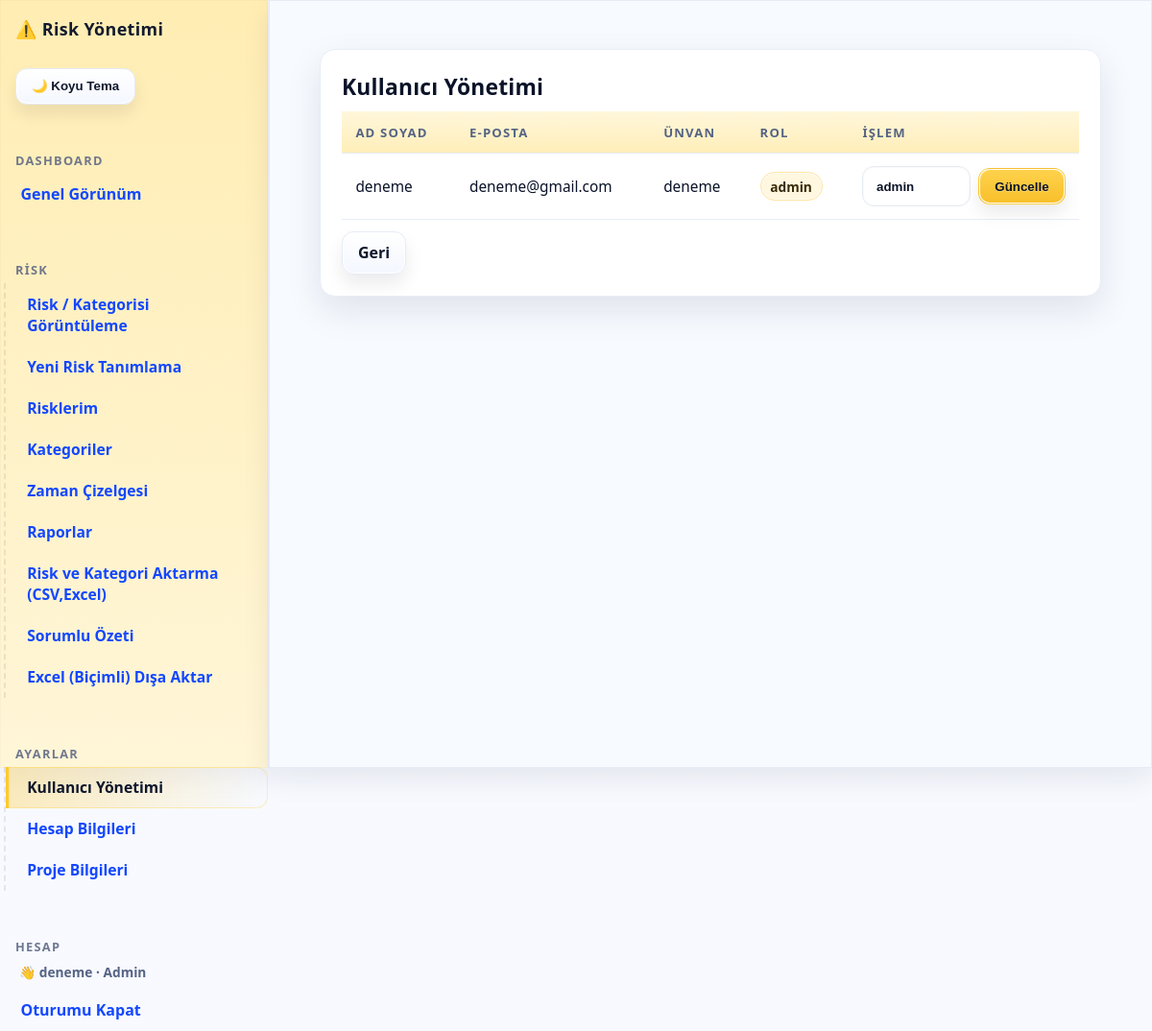
Screenshot of /admin/users (signed in) with the database file from the repository.
### riskapp/models.py (models this page shows, shortened)
class Account(db.Model):
    __tablename__ = "accounts"
    id            = db.Column(db.Integer, primary_key=True)
    language      = db.Column(db.String(20), default="Türkçe")
    contact_name  = db.Column(db.String(120), nullable=False)   # Yetkili Kişi
    contact_title = db.Column(db.String(120), nullable=True)    # Yetkili Ünvanı
    email         = db.Column(db.String(200), unique=True, nullable=False, index=True)
    role          = db.Column(db.String(20), default="uzman")   # admin | uzman
    password_hash = db.Column(db.String(255), nullable=False)
    created_at    = db.Column(db.DateTime, default=datetime.utcnow)

### riskapp/app.py (the view, shortened to what this page needs)
    @app.route("/admin/users", methods=["GET", "POST"])
    @role_required("admin")
    def admin_users():
        users = Account.query.order_by(Account.created_at.desc()).all()
        return render_template("admin_users.html", users=users)

### riskapp/templates/admin_users.html (shortened to what this page needs)
{% extends "base.html" %}
{% block content %}
<div class="container">
  <div class="card">
    <h2>Kullanıcı Yönetimi</h2>
    <table class="table">
      <thead>
        <tr>
          <th>Ad Soyad</th>
          <th>E-posta</th>
          <th>Ünvan</th>
          <th>Rol</th>
          <th style="width:240px">İşlem</th>
        </tr>
      </thead>
      <tbody>
        {% for u in users %}
          <tr>
            <td>{{ u.contact_name }}</td>
            <td>{{ u.email }}</td>
            <td>{{ u.contact_title or '-' }}</td>
            <td><span class="badge">{{ u.role or 'uzman' }}</span></td>
            <td>
              <form method="post" style="display:flex; gap:8px; align-items:center">
                <select name="new_role" class="input">
                  <option value="admin" {{ 'selected' if u.role=='admin' }}>admin</option>
                </select>
                <button class="btn btn-primary">Güncelle</button>
              </form>
            </td>
          </tr>
        {% else %}
          <tr><td colspan="5">Kayıtlı kullanıcı bulunamadı.</td></tr>
        {% endfor %}
      </tbody>
    </table>
    <div class="row" style="margin-top:12px">
      <a class="btn" href="{{ url_for('dashboard') }}">Geri</a>
    </div>
  </div>
</div>
{% endblock %}

### riskapp/templates/base.html (shortened to what this page needs)
<!DOCTYPE html>
<html lang="tr" data-theme="light">
<head>
  <link rel="stylesheet" href="{{ url_for('static', filename='style.css') }}">
</head>
<body>
<div class="layout">
  <aside class="sidebar">
    <div class="brand">⚠️ Risk Yönetimi</div>
    <div style="padding:0 1rem 1rem" class="noprint">
      <button id="themeToggle" class="btn" onclick="window.__toggleTheme?.()">
      </button>
    </div>
    <div class="menu-section">
      <h4>Dashboard</h4>
      <a href="{{ url_for('dashboard') }}"
         class="{{ 'active' if request.endpoint=='dashboard' }}">Genel Görünüm</a>
    </div>
    <div class="menu-section">
      <h4>Risk</h4>
      <div class="submenu">
        <a href="{{ url_for('risk_identify') }}"
           class="{{ 'active' if request.endpoint=='risk_identify' }}">
           Risk / Kategorisi Görüntüleme
        </a>
        <a href="{{ url_for('risk_new') }}"
           class="{{ 'active' if request.endpoint=='risk_new' }}">
          Yeni Risk Tanımlama
        </a>
        <a href="{{ url_for('risk_select') }}"
           class="{{ 'active' if request.endpoint=='risk_select' }}">
          Risklerim
        </a>
        <a href="{{ url_for('categories_index') }}"
           class="{{ 'active' if request.endpoint=='categories_index' }}">
          Kategoriler
        </a>
        <a href="{{ url_for('schedule') }}"
           class="{{ 'active' if request.endpoint=='schedule' }}">
          Zaman Çizelgesi
        </a>
        <a href="{{ url_for('reports') }}"
           class="{{ 'active' if request.endpoint=='reports' }}">
          Raporlar
        </a>
        {% if session.get('role') == 'admin' %}
          <a href="{{ url_for('import_suggestions') }}"
             class="{{ 'active' if request.endpoint=='import_suggestions' }}">
            Risk ve Kategori Aktarma (CSV,Excel)
          </a>
        {% endif %}
        <a href="{{ url_for('responsibles') }}"
           class="{{ 'active' if request.endpoint=='responsibles' }}">
          Sorumlu Özeti
        </a>
        <a href="{{ url_for('risks_export_xlsx', title='DENİZ YAPILARI İNŞAAT PROJESİ RİSK ANALİZİ') }}">
          Excel (Biçimli) Dışa Aktar
        </a>
      </div>
    </div>
    <div class="menu-section">
      <h4>Ayarlar</h4>
      <div class="submenu">
        {% if session.get('role') == 'admin' %}
          <a href="{{ url_for('admin_users') }}"
             class="{{ 'active' if request.endpoint=='admin_users' }}">
            Kullanıcı Yönetimi
          </a>
        {% endif %}
        <a href="{{ url_for('settings_account') }}"
           class="{{ 'active' if request.endpoint=='settings_account' }}">
          Hesap Bilgileri
        </a>
        <a href="{{ url_for('settings_project') }}"
           class="{{ 'active' if request.endpoint=='settings_project' }}">
          Proje Bilgileri
        </a>
      </div>
    </div>
    <div class="menu-section">
      <h4>Hesap</h4>
      {% if session.get('username') %}
        <div class="small" style="padding:.25rem 1.25rem .5rem">
          👋 {{ session.get('username') }}
          {% if session.get('role') %} · {{ session.get('role')|capitalize }}{% endif %}
        </div>
      {% endif %}
      <a href="{{ url_for('logout') }}">Oturumu Kapat</a>
    </div>
  </aside>
  <main class="main">
    {% block content %}{% endblock %}
  </main>
</div>
</body>
</html>

### riskapp/static/style.css (style rules this page uses)
:root { --bg:#0b0f14; --card:#121821; --muted:#8aa0b2; --fg:#e6eef8; --accent:#22c55e; --danger:#ef4444; --warn:#f59e0b; --line:#1f2937; --ink:#cfe0f0; --ink-dim:#9db0c0; --ink-strong:#e6eef8; --surface:#0f1a24; --surface-2:#0b1420; --surface-3:#111c29; --surface-4:#122136; --outline:#1b2a40; --ring:#3b82f6; }
html[data-theme="light"] { --bg:#f7f9ff; --card:#ffffff; --muted:#556384; --fg:#0a1328; --accent:#16a34a; --danger:#dc2626; --warn:#d97706; --line:#e6ebf4; --ink:#25324b; --ink-dim:#6b7692; --ink-strong:#0a1328; --surface:#f7faff; --surface-2:#fff7d6; --surface-3:#ffffff; --surface-4:#fff3cc; --outline:#e6ebf4; --ring:#ffd65a; }
* { box-sizing:border-box }
html,body { margin:0; padding:0; background:var(--bg); color:var(--fg); font-family:Inter,system-ui,Segoe UI,Roboto,Arial,sans-serif; -webkit-font-smoothing:antialiased; text-rendering:optimizeLegibility; transition: background .25s ease, color .25s ease; }
a { color:#93c5fd; text-decoration:none }
html[data-theme="light"] a { color:#1247ff }
.container { max-width:1100px; margin:24px auto; padding:0 16px }
.card { background:var(--card); border:1px solid var(--line); border-radius:16px; padding:16px; box-shadow:0 10px 30px rgba(0,0,0,.25); transition: background .25s ease, border-color .25s ease, box-shadow .25s ease; }
html[data-theme="light"] .card { box-shadow:0 14px 36px rgba(15,23,42,.10); }
.btn { display:inline-block; padding:10px 14px; border-radius:12px; background:#334155; color:#e5e7eb; border:1px solid var(--line); cursor:pointer; transition:opacity .15s ease, transform .02s ease, box-shadow .25s ease, background .25s ease, color .25s ease; font-weight:700; }
.btn-primary { background:#2563eb }
html[data-theme="light"] .btn { background:linear-gradient(180deg,#ffffff,#f4f7ff); color:#0f182d; border-color:#e6ebf4; box-shadow:0 10px 18px rgba(13,19,33,.08), inset 0 0 0 1px rgba(255,255,255,.95); }
html[data-theme="light"] .btn-primary { background:linear-gradient(180deg,#ffd24d,#f7bf2a); color:#0a1228; border-color:transparent; text-shadow:0 1px 0 rgba(255,255,255,.35); }
.input, textarea, select { width:100%; background:#0f172a; border:1px solid #243042; color:var(--fg); padding:10px; border-radius:12px; transition:border-color .2s ease, box-shadow .2s ease, background .2s ease; }
html[data-theme="light"] .input, html[data-theme="light"] textarea, html[data-theme="light"] select { background:#ffffff; border:1px solid #e6ebf4; color:#0a1328; }
.table { width:100%; border-collapse:collapse }
.table th,.table td { border-bottom:1px solid var(--line); padding:10px; text-align:left; }
.table th { font-size:.86rem; letter-spacing:.06em; text-transform:uppercase; color:var(--muted); }
html[data-theme="light"] .table th,.table td { border-bottom-color:#e6ebf4; }
.badge { padding:4px 8px; border-radius:999px; font-size:.8rem; border:1px solid var(--line); background:#0f172a; color:var(--fg); }
html[data-theme="light"] .badge { background:#fff7df; border-color:#ffe3a1; color:#3a2c0e; font-weight:700; }
.small { font-size:.9rem; color:#a3b5c3 }
html[data-theme="light"] .small { color:#556384 }
.layout { display:grid; grid-template-columns:260px 1fr; min-height:100vh; background:var(--surface); }
.sidebar { background:var(--surface-2); color:var(--ink); display:flex; flex-direction:column; gap:16px; padding:20px 16px; border-right:1px solid var(--outline); position:sticky; top:0; height:100vh; }
.brand { display:flex; align-items:center; gap:10px }
.main { background:var(--surface); color:var(--ink-strong); padding:24px; border:1px solid color-mix(in oklab, var(--ink-strong) 10%, transparent); box-shadow:0 8px 24px rgba(0,0,0,.06); }
html[data-theme="light"] .main { border-color:#e6ebf4; box-shadow:0 12px 28px rgba(15,23,42,.08); }

### rows the page displays
Account: get "Admin", contact_name "deneme", email "deneme@gmail.com", contact_title "deneme", role "admin"

### other values shown
{{ session.get('username') }} "deneme"
